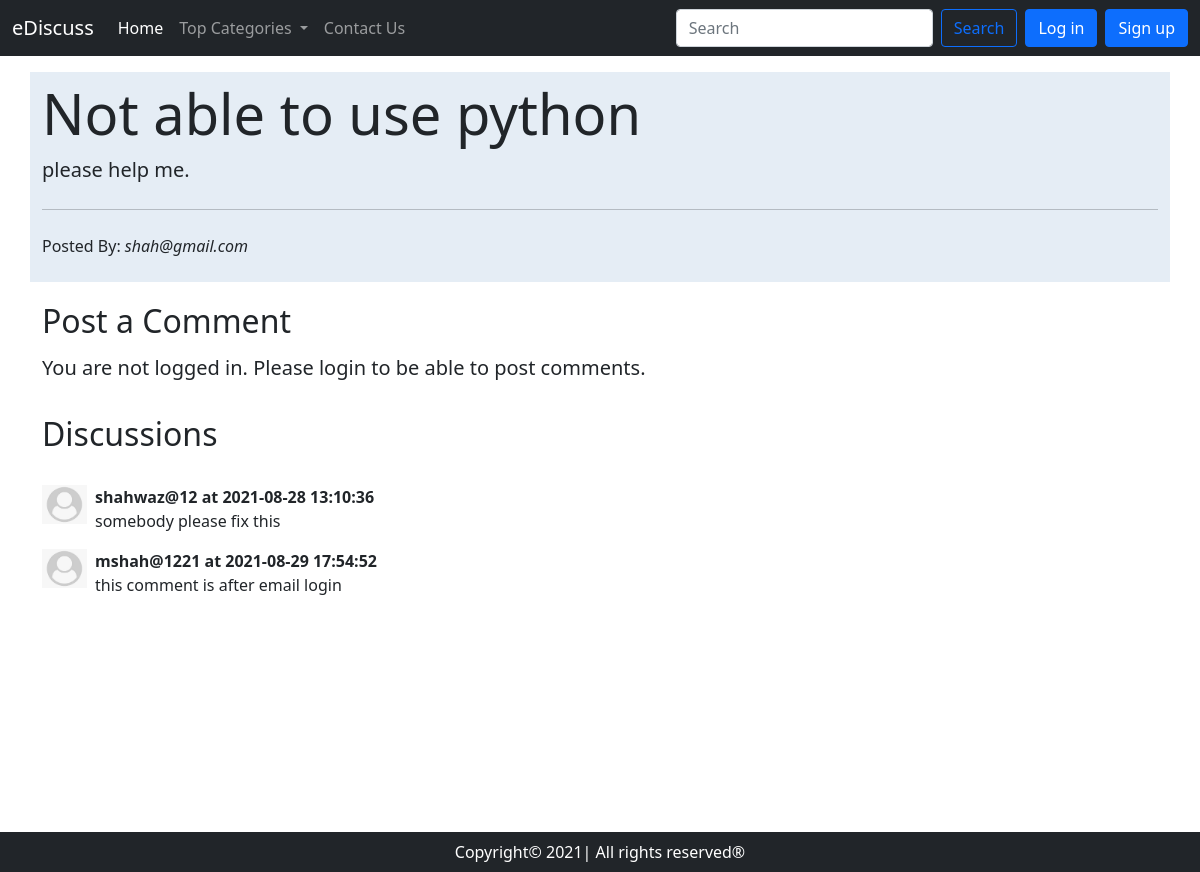
The app's page /app/thread.php?threadid=2 with its own data.
### tables this page shows
CREATE TABLE `threads` (
  `thread_id` int(7) NOT NULL,
  `thread_title` varchar(255) NOT NULL,
  `thread_desc` text NOT NULL,
  `thread_cat_id` int(7) NOT NULL,
  `thread_user_id` int(7) NOT NULL,
  `timestamp` datetime NOT NULL DEFAULT current_timestamp()
);

CREATE TABLE `users` (
  `sno` int(8) NOT NULL,
  `user_email` varchar(20) NOT NULL,
  `user_pass` varchar(255) NOT NULL,
  `timestamp` datetime NOT NULL DEFAULT current_timestamp()
);

CREATE TABLE `comments` (
  `comment_id` int(8) NOT NULL,
  `comment_desc` text NOT NULL,
  `thread_id` int(7) NOT NULL,
  `comment_by` int(8) NOT NULL,
  `comment_time` datetime NOT NULL DEFAULT current_timestamp()
);

### app/thread.php (the view, shortened to what this page needs)
<!doctype html>
<html lang="en">
<head>
    <link href="https://cdn.jsdelivr.net/npm/bootstrap@5.1.0/dist/css/bootstrap.min.css" rel="stylesheet"
>
</head>
<body>
    <?php include 'partials.php/_dbconnect.php';  ?>
    <?php include 'partials.php/_header.php'; ?>
    <?php
    $id=$_GET['threadid'];
    $sql="SELECT * FROM `threads` WHERE thread_id=$id;";
          $result=mysqli_query($conn,$sql);
while ($row=mysqli_fetch_assoc($result)) {
    $title=$row['thread_title'];
    $threaddesc=$row['thread_desc'];
    $thread_user_id=$row['thread_user_id'];
    $sql2="SELECT user_email FROM `users` WHERE `sno`='$thread_user_id'";
    $result2=mysqli_query($conn,$sql2);
    $row2=mysqli_fetch_assoc($result2);
    $postedby=$row2['user_email'];
}
    ?>
    <div class="container my-3 py-2" id="threads">
        <div class="jumbotron">
            <h1 class="display-4"><?php echo $title; ?> </h1>
            <p class="lead"><?php echo $threaddesc; ?> </p>
            <hr class="my-4">
            <p>Posted By: <em><?php echo $postedby; ?></em></p>
        </div>
    </div>
    <?php
    if(isset($_SESSION['loggedin'])&&$_SESSION['loggedin']==true){
        echo '<div class="container">
        <h2 class="py-3">Post a Comment</h2>
        <form action="'.$_SERVER['REQUEST_URI'].'" method="post">
            <div class="form-group">
                <label for="exampleFormControlTextarea1">Type your comment</label>
                <textarea class="form-control" id="comment" name="comment" rows="3"></textarea>
                <input type="hidden" name="sno" value="'.$_SESSION['sno'].'">
            </div>
            <button type="submit" class="btn btn-primary my-3">Post Comment</button>
        </form>
    </div>';}
    else {
        echo '<div class="container">
        <h2 class="py-1">Post a Comment</h2>
        <p class="lead">You are not logged in. Please login to be able to post comments.</p>
        </div>';
    }
?>
    <div class="container" id=footer>
        <h2 class="py-3">Discussions</h2>
        <?php
    $id=$_GET['threadid'];
    $sql="SELECT * FROM `comments` WHERE thread_id=$id ";
          $result=mysqli_query($conn,$sql);
while ($row=mysqli_fetch_assoc($result)) {
    $commentdesc=$row['comment_desc'];
    $comment_time=$row['comment_time'];
    $thread_user_id=$row['comment_by'];
    $sql2="SELECT user_email FROM `users` WHERE `sno`='$thread_user_id'";
    $result2=mysqli_query($conn,$sql2);
    $row2=mysqli_fetch_assoc($result2);
    echo '<div class="d-flex my-3">
            <div class="flex-shrink-0">
                <img src="img/userdefault.jfif" width="45px" alt="...">
            </div>
            <div class="flex-grow-1 ms-2">
            <p class="fw-bold my-0">'.$row2['user_email'].' at '.$comment_time.'</p>
                '.$commentdesc.'
            </div>
        </div>';
}
    ?>
    </div>
    <?php include 'partials.php/_footer.php'; ?>
</body>
</html>

### app/thread.php (style rules this page uses)
#footer { min-height: 433px; }
#threads { border: 2px ; background-color: #e5edf5; }

### records on screen
threads: thread_title "Not able to use python", thread_desc "please help me."
users: user_email "shah@gmail.com"
comments: users.user_email "shahwaz@12", comment_time "2021-08-28 13:10:36", comment_desc "somebody please fix this"
comments: users.user_email "mshah@1221", comment_time "2021-08-29 17:54:52", comment_desc "this comment is after email login"
